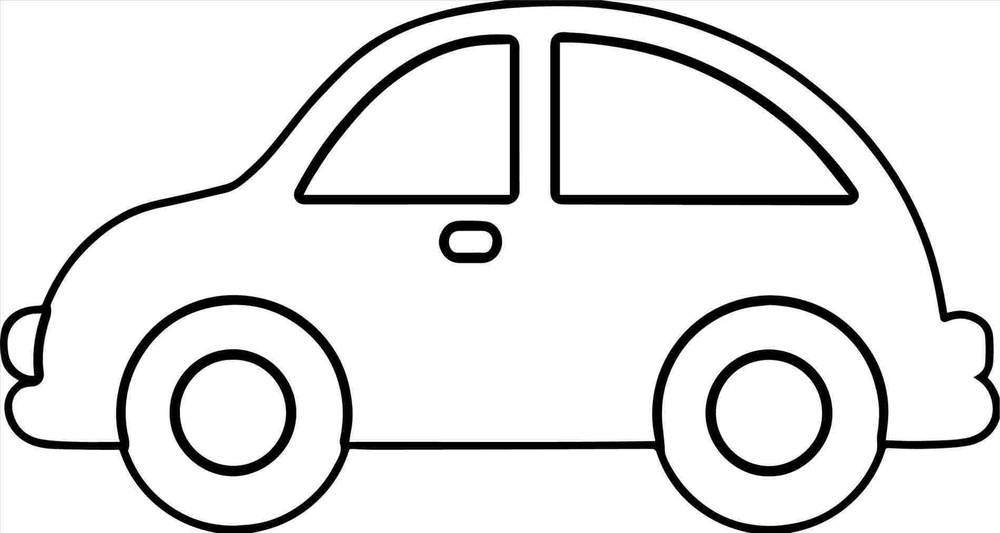
#> input picture persistent homology/data/car.jpg, 1000 x 533 px, shrunk from 1899 x 1012 before the run, found by its file name
$ jupyter execute --allow-errors topology_persistence_diagram.ipynb   (shell and % lines are left out)
#> lines starting #> are read from the running program, lines starting #| are printed output that depends on the picture; after the words box and inside, x2 and y2 are one past the last pixel; in counts of white or black regions, pixels touching at a corner belong together
[cell 1]
import dionysus as dio
import gudhi
import numpy as np
import scipy.spatial as spatial
import cv2

[cell 2]
import matplotlib.pyplot as plt
import networkx as nx
from IPython.display import clear_output
from mpl_toolkits.mplot3d import Axes3D

[cell 3]
image = cv2.imread("./car.jpg")
#> image is the input picture: shape (533, 1000, 3); min 0, max 255, mean 229.6
image = cv2.cvtColor(image, cv2.COLOR_BGR2GRAY)
#> image: shape (533, 1000)

plt.title("Source picture")
#> (this line was passed over: IPython is not available in this run)
plt.imshow(image)
#> (this line was passed over: IPython is not available in this run)
plt.show()

**Countours extraction**

[cell 4]
blur = cv2.GaussianBlur(image, (5, 5), 0)
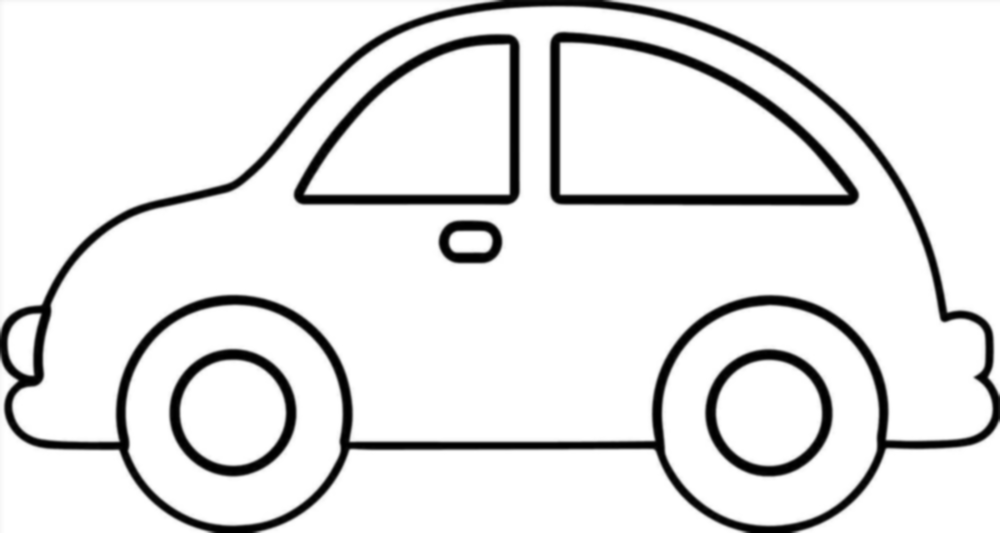
#> blur: shape (533, 1000); min 0, max 255, mean 229.7
retval, thresh = cv2.threshold(blur, 0, 255, cv2.THRESH_BINARY + cv2.THRESH_OTSU)
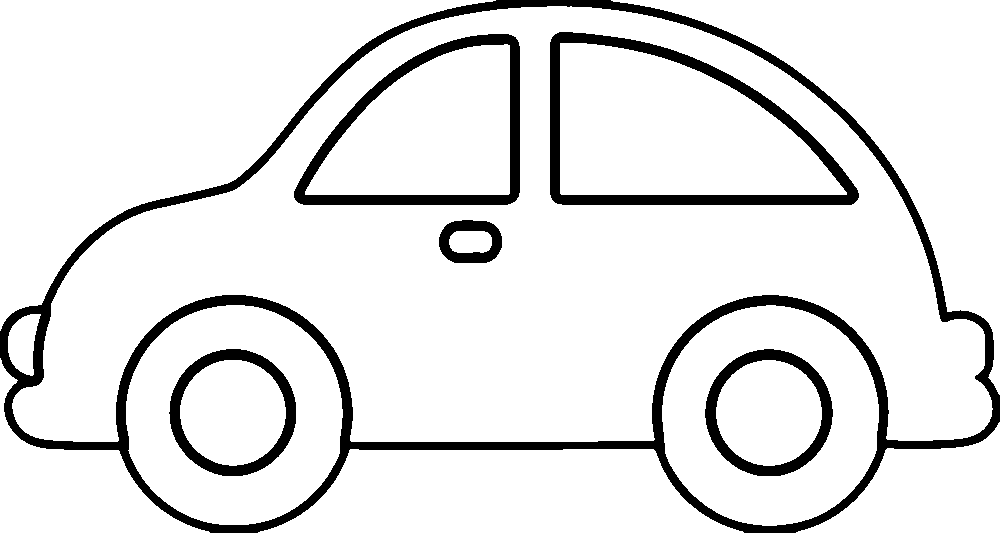
#> thresh: shape (533, 1000); 89.8% white; 6 black regions
#> retval = 141
contours, hierarchy = cv2.findContours(thresh, cv2.RETR_TREE, cv2.CHAIN_APPROX_SIMPLE)
#> contours = 19 contours; largest, box (x1, y1, x2, y2) and area: (12, 6, 993, 442) 250547, (0, 0, 496, 331) 70943, (611, 0, 1000, 395) 44468, (549, 31, 860, 206) 39466, (126, 305, 343, 525) 37782

img_with_cont = cv2.drawContours(np.ones(image.shape), contours, -1, (0, 0, 255), 2, cv2.LINE_AA)
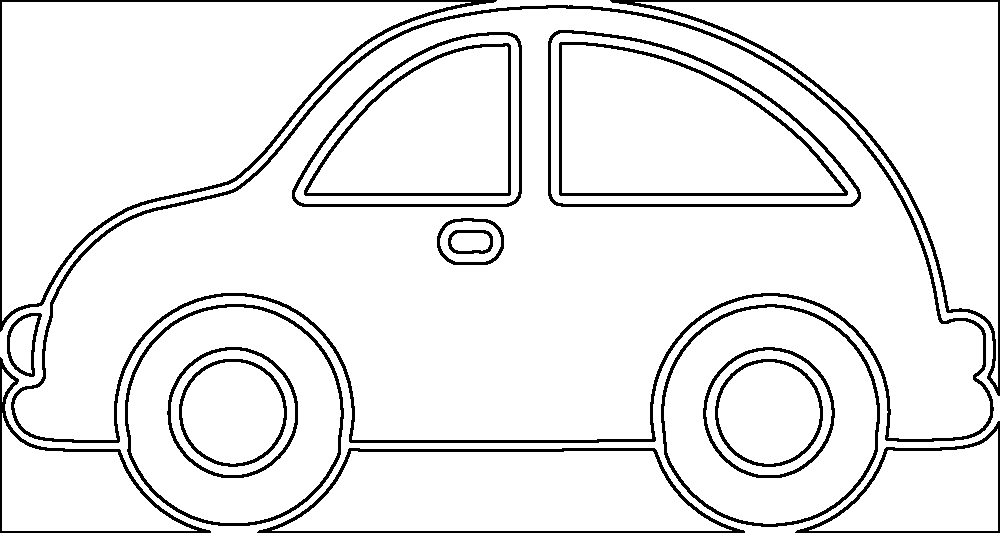
#> img_with_cont: shape (533, 1000) float64; values 0 (black) and 1 (white), 91.8% white; 19 black regions

plt.title("Extracted contours")
#> (this line was passed over: IPython is not available in this run)
plt.imshow(img_with_cont)
#> (this line was passed over: IPython is not available in this run)
plt.show()

[cell 5]
def is_contour_bad(cnt, img):
  if cv2.contourArea(cnt) < img.shape[0] * img.shape[1] * 0.15:
    return True
  if cv2.contourArea(cnt) > img.shape[0] * img.shape[1] * 0.5:
    return True

good_contours = []
for cnt in contours:
  if not is_contour_bad(cnt, image):
    good_contours.append(cnt)
#> this loop made 19 passes
#> after the loop, good_contours = 1 contour; box (x1, y1, x2, y2) and area: (12, 6, 993, 442) 250547

img_with_cont = cv2.drawContours(np.ones(image.shape), good_contours, -1, (0, 0, 255), 2, cv2.LINE_AA)
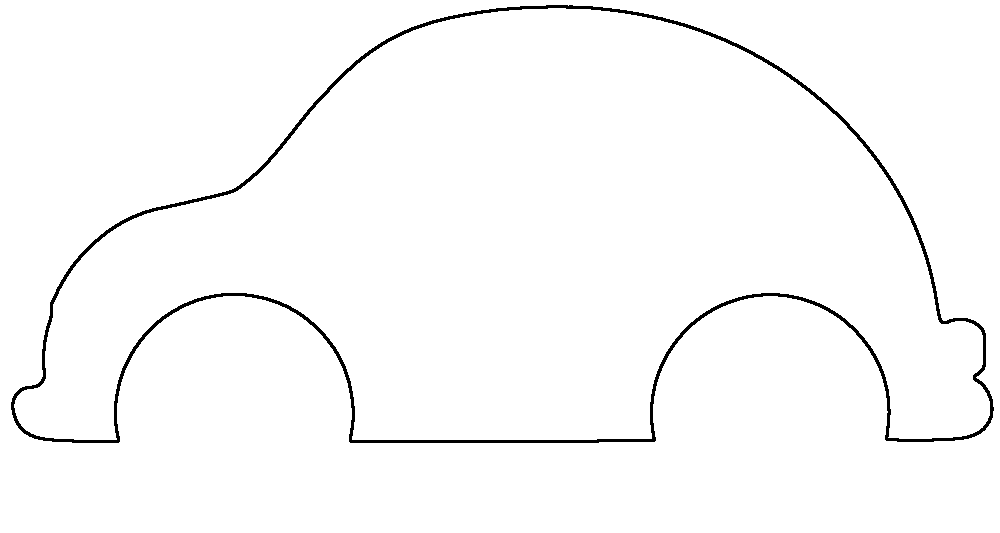
#> img_with_cont: shape (533, 1000) float64; values 0 (black) and 1 (white), 98.2% white; 1 black region, box (x1, y1, x2, y2) and area: (11, 5, 994, 443) 9520

plt.title("Good contours")
#> (this line was passed over: IPython is not available in this run)
plt.imshow(img_with_cont)
#> (this line was passed over: IPython is not available in this run)
plt.show()

#> (the rest of this cell did not finish here and is left out)

[cell 6]
def plot_with_points(img, points, title="Picture with points"):
  img = img.copy()

  blue = [0, 0, 255]

  for x, y in points:
    img = cv2.circle(img, (y, x), 5, blue, -1)

  plt.title(title)
  plt.imshow(img)
  plt.show()

[cell 7]
num_points = 10000
radius = 15

x = np.random.randint(0, img_with_cont.shape[0], num_points)
y = np.random.randint(0, img_with_cont.shape[1], num_points)
points = list(zip(x, y))

#print(img_with_cont.shape)
#print(x)
#print(y)
print("First 5 points: ", points[:5])
#| First 5 points:  [(192, 186), (359, 117), (9, 243), (277, 345), (70, 79)]
plt.title("Only generated points")
#> (this line was passed over: IPython is not available in this run)
plt.scatter(y, img_with_cont.shape[0] - x, s=2)
plt.show()

plot_with_points(img_with_cont, points)
